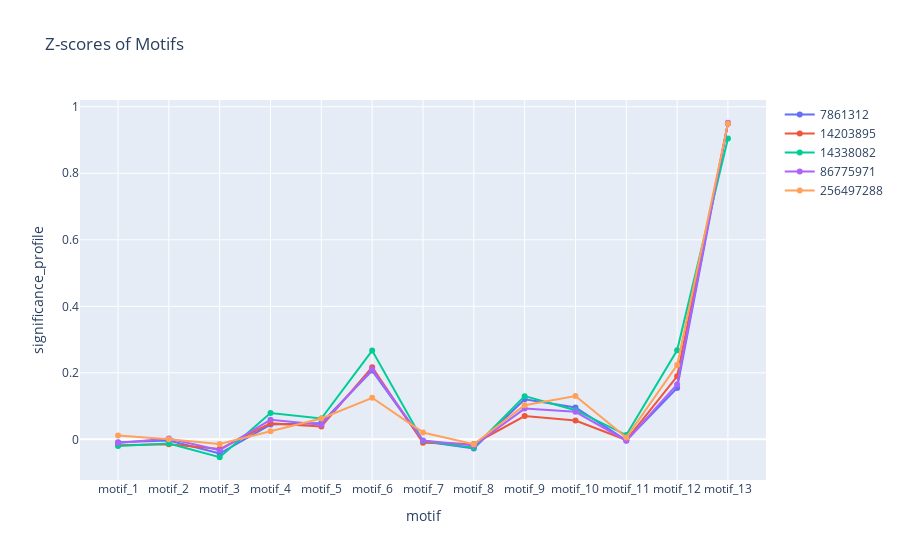

The cell this chart's notebook holds for it:
### Code cell
plot_line_chart(motif_df, 'Z-scores of Motifs', 'motif', 'significance_profile')

### Figure 1 — Plotly figure (JSON) as saved in the notebook; plotly's stock layout.template omitted (floating-point values rounded to 4 significant figures)
{"data": [{"mode": "lines+markers", "name": "7861312", "type": "scatter", "x": ["motif_1", "motif_2", "motif_3", "motif_4", "motif_5", "motif_6", "motif_7", "motif_8", "motif_9", "motif_10", "motif_11", "motif_12", "motif_13"], "y": [-0.009069, -0.003743, -0.04269, 0.04443, 0.04895, 0.2066, -0.006059, -0.02764, 0.1205, 0.09592, -0.003417, 0.1543, 0.9501]}, {"mode": "lines+markers", "name": "14203895", "type": "scatter", "x": ["motif_1", "motif_2", "motif_3", "motif_4", "motif_5", "motif_6", "motif_7", "motif_8", "motif_9", "motif_10", "motif_11", "motif_12", "motif_13"], "y": [-0.01809, -0.0151, -0.02941, 0.04795, 0.03858, 0.2169, -0.01028, -0.01372, 0.06986, 0.05665, -0.002038, 0.1895, 0.9505]}, {"mode": "lines+markers", "name": "14338082", "type": "scatter", "x": ["motif_1", "motif_2", "motif_3", "motif_4", "motif_5", "motif_6", "motif_7", "motif_8", "motif_9", "motif_10", "motif_11", "motif_12", "motif_13"], "y": [-0.02042, -0.01284, -0.05391, 0.07881, 0.06256, 0.2668, -0.00467, -0.02549, 0.1298, 0.08763, 0.01278, 0.2677, 0.9045]}, {"mode": "lines+markers", "name": "86775971", "type": "scatter", "x": ["motif_1", "motif_2", "motif_3", "motif_4", "motif_5", "motif_6", "motif_7", "motif_8", "motif_9", "motif_10", "motif_11", "motif_12", "motif_13"], "y": [-0.01127, 0.002505, -0.03255, 0.05855, 0.04374, 0.2104, -0.003768, -0.01842, 0.09237, 0.08283, -0.00425, 0.1649, 0.952]}, {"mode": "lines+markers", "name": "256497288", "type": "scatter", "x": ["motif_1", "motif_2", "motif_3", "motif_4", "motif_5", "motif_6", "motif_7", "motif_8", "motif_9", "motif_10", "motif_11", "motif_12", "motif_13"], "y": [0.01119, 0.0005863, -0.01403, 0.02461, 0.06259, 0.1249, 0.02066, -0.01479, 0.1027, 0.1302, 0.005217, 0.2232, 0.9495]}], "layout": {"title": {"text": "Z-scores of Motifs"}, "xaxis": {"title": {"text": "motif"}}, "yaxis": {"title": {"text": "significance_profile"}}}}
